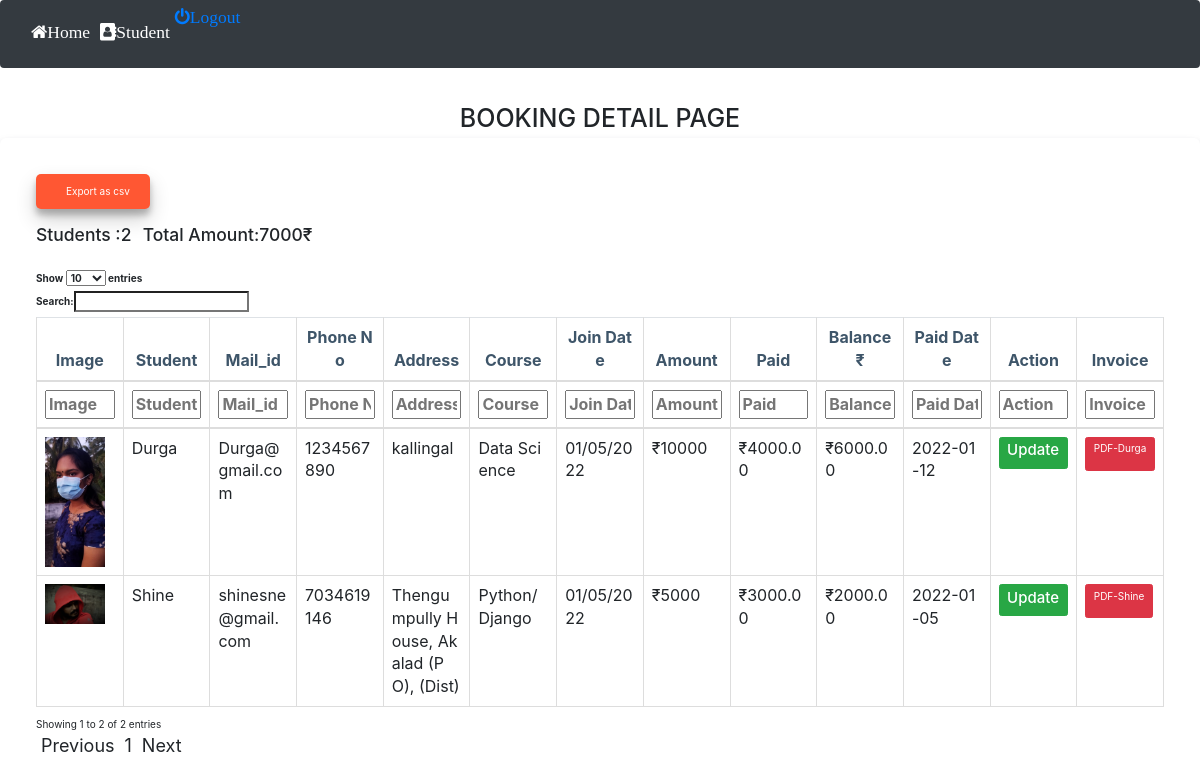
The app's page /details/ (signed in) with its own data.
### invoice/models.py (models this page shows, shortened)
class Stud_reg(models.Model):
    Stud_IDD=models.CharField(max_length=300,default='')
    Stud_name=models.CharField(max_length=300,default='')
    Stud_mail=models.CharField(max_length=300,default='')
    Stud_course=models.CharField(max_length=300,default='')
    Stud_number=models.CharField(max_length=300,default='')
    Stud_paid=models.CharField(max_length=1000,default='')
    Stud_balance=models.CharField(max_length=1000,default='')
    Stud_address=models.CharField(max_length=500,default='')
    Stud_image=models.ImageField(upload_to='Stud_image',null=True,blank=True)
    Course_amount=models.CharField(max_length=1000,default='')
    Join_date=models.CharField(max_length=300,default='')
    End_date=models.CharField(max_length=300,default='')

### invoice/views.py (the view)
# urls.py: path('details/',views.details),
def details(request):
    SessionId=request.session['id']
    stud=Stud_reg.objects.all()
    stud_count=Stud_reg.objects.all().count()
    total=Stud_reg.objects.all().aggregate(TOTAL = Sum('Stud_paid'))['TOTAL']
    paginator=Paginator(stud,5)
    page_number=request.GET.get('page')
    studfinal=paginator.get_page(page_number)
    return render(request,'All_detail.html',{'stud':studfinal,'stud_count':stud_count,'total':total})

### invoice/templates/All_detail.html (shortened to what this page needs)
{% load static %}
<!DOCTYPE html>
<html lang="en">
<head>
    <link rel="stylesheet" href="https://maxcdn.bootstrapcdn.com/bootstrap/3.4.0/css/bootstrap.min.css">
    <link rel="stylesheet" href="https://cdnjs.cloudflare.com/ajax/libs/font-awesome/4.7.0/css/font-awesome.min.css">
    <link rel="stylesheet" href="https://stackpath.bootstrapcdn.com/bootstrap/4.5.0/css/bootstrap.min.css">
</head>
<body>
  <nav class="navbar navbar-expand-lg navbar-dark bg-dark">
    <div class="collapse navbar-collapse" id="navbarNav">
      <ul class="navbar-nav">
        <li class="nav-item active">
          <a class="nav-link" href="/detail/"><h3><i class="fa fa-home">Home</i></h3></a>
        </li>
        </li><br>
        <li class="nav-item active">
            <a class="nav-link" href="/details/"><h3><i class="fa fa-address-book">Student</i></h3></a>
        </li>
        <li class="nav-item active">
          <a  class="greet" href="/logout/"><h3><i class="fa fa-power-off">Logout</i></h3></a>
      </li>
  </nav><br>
  <div id="page-wrapper">
    <div class="content">
        <div class="content-header">
                <div class="header-title">
                    <h1>
                        <center>BOOKING DETAIL PAGE</center>
                    </h1>
                </div>
            </div>
          <div class="acc_div" style="min-height: 800px;width:100%;">
            <div class="acc_head">
                <div class="btn_grid_export">
                    <a href="/downloadCSV/"><button style="padding-right: 20px;">Export as csv</button></a>
                </div><br>
              <div class="acc_cnt" style="display: flex;">
                <h3>Students :<span>{{stud_count}}</span></h3>&nbsp;&nbsp;&nbsp;&nbsp;
                <h3 style="padding-bottom: 20px;">Total Amount:<span class="datainto">{{total}}&#x20B9;</span></h3>
              </div>
            </div>
            <div class="table_overflow">
               <table id="example" class="table table-bordered" style="width:100%; table-layout: fixed;word-break: break-all;">
            <thead>
                  <tr>
                    <th class="head" scope="col">Image</th>
                    <th class="head" scope="col">Student</th>
                    <th class="head" scope="col">Mail_id</th>
                    <th class="head" scope="col">Phone No</th>
                    <th class="head" scope="col">Address</th>
                    <th class="head" scope="col">Course</th>
                    <th class="head" scope="col">Join Date</th>
                    <th class="head" scope="col">Amount</th>
                    <th class="head" scope="col">Paid</th>
                    <th class="head" scope="col">Balance &#x20B9;</th>
                    <th class="head" scope="col">Paid Date</th>
                    <th class="head" scope="col">Action</th>
                    <th class="head" scope="col">Invoice</th>
                  </tr>
                </thead>
                <tbody>
                  {% for x in stud %}
                  <tr>
                    <td>
                    <img src="{{x.Stud_image.url}}" width="60px" alt="Avatar" >
                    </td>
                    <td class="header">{{x.Stud_name}}</td>
                    <td class="header">{{x.Stud_mail}}</td>
                    <td class="header">{{x.Stud_number}}</td>
                    <td class="header">{{x.Stud_address}}</td>
                    <td class="header">{{x.Stud_course}}</td>
                    <td class="header">{{x.Join_date}}</td>
                    <td class="header">&#x20B9;{{x.Course_amount}}</td>
                    <td class="header">&#x20B9;{{x.Stud_paid}}.00</td>
                    <td class="header"> &#x20B9;{{x.Stud_balance}}.00</td>
                    <td class="header">{{x.End_date}}</td>
                    <td class="header"><a href="/update/{{x.id}}"><button type="button" class="btn btn-success"><h4>Update</h4></button></a></td>
                    <td class="header"><a href="/DownloadCV/?id={{x.id}}"><button type="button" class="btn btn-danger"><p>PDF-{{x.Stud_name}}</p></button></a></td>
                  </tr>
                  {% endfor %}
                </tbody>
            </table>
            </div>
          </div>
        </div>
      </div>
</body>
</html>

### invoice/templates/All_detail.html (style rules this page uses)
.btn_grid_export button { padding: 10px 30px; border: none; outline: 0; box-shadow: rgba(0, 0, 0, 0.19) 0px 10px 20px, rgba(0, 0, 0, 0.23) 0px 6px 6px; border-radius: 5px; background-color: #FF5733; color: #fff; }
.acc_div { box-shadow: rgba(50, 50, 93, 0.25) 0px 6px 12px -2px, rgba(0, 0, 0, 0.3) 0px 3px 7px -3px; padding:3%; border-radius: 6px; -webkit-border-radius: 6px; -moz-border-radius: 6px; -ms-border-radius: 6px; -o-border-radius: 6px; padding-bottom: 100px; }
.table th, .table thead th { text-align: center; color: #3e5569!important; }
.head { font-size: medium; }
.header { font-size: medium; }
.table_overflow { overflow: auto; height: 600px; }

### records on screen
Stud_reg: Stud_image (picture), Stud_name "Durga", Stud_mail "Durga@gmail.com", Stud_number "1234567890", Stud_address "kallingal", Stud_course "Data Science", Join_date "01/05/2022", Course_amount "10000", Stud_paid "4000", Stud_balance "6000", End_date "2022-01-12"
Stud_reg: Stud_image (picture), Stud_name "Shine", Stud_mail "shinesne@gmail.com", Stud_number "7034619146", Stud_address "Thengumpully House, Akalad (P O), (Dist)", Stud_course "Python/Django", Join_date "01/05/2022", Course_amount "5000", Stud_paid "3000", Stud_balance "2000", End_date "2022-01-05"

### other values on screen
{{ stud_count }} "2"
{{ total }} "7000"
